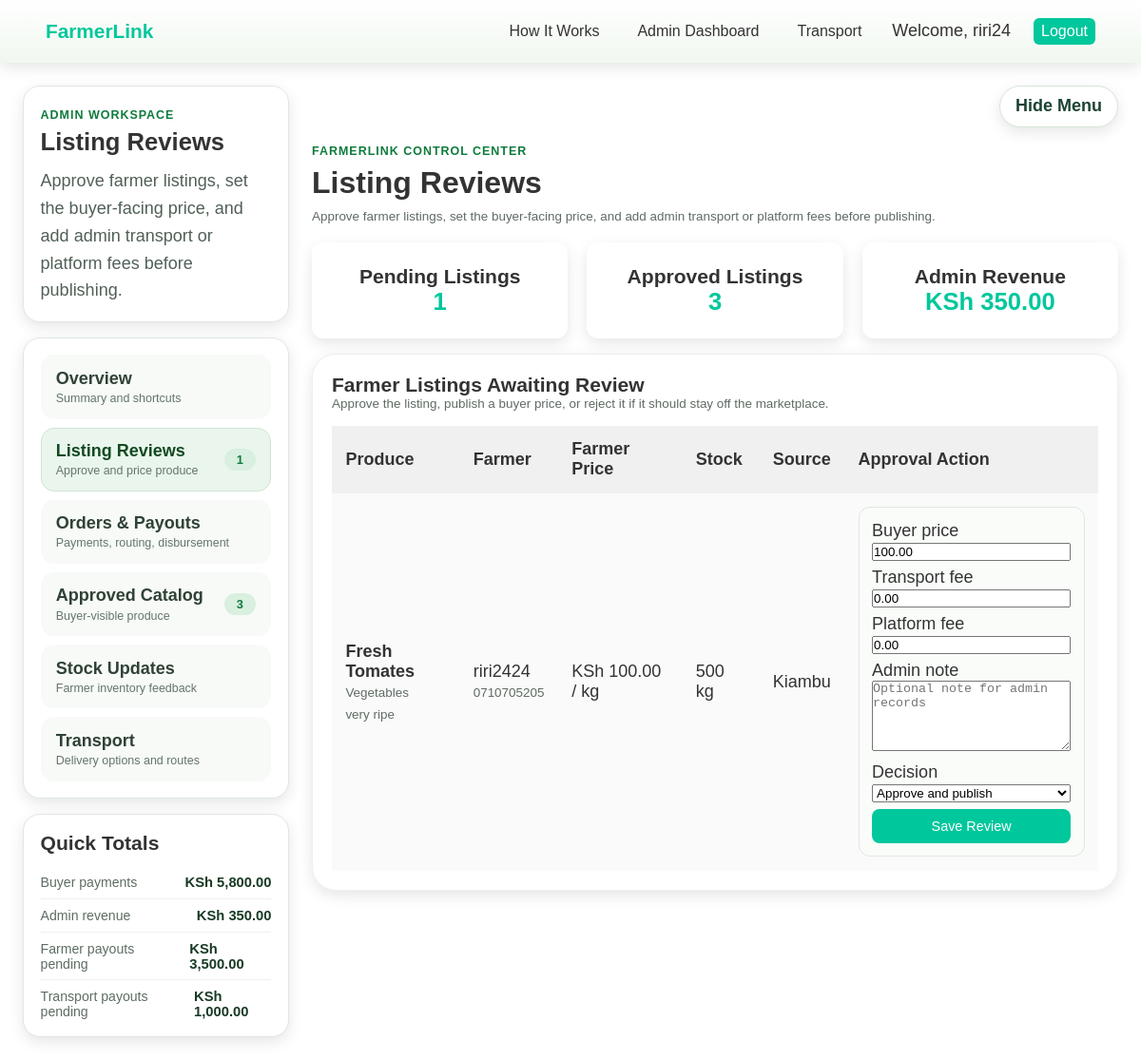
/admin-listings.php (signed in), run on the app's committed database.
### tables this page shows
CREATE TABLE `listings` (
  `listing_id` int(11) NOT NULL,
  `farmer_id` int(11) NOT NULL,
  `crop_name` varchar(100) NOT NULL,
  `category` varchar(50) NOT NULL,
  `price` decimal(10,2) NOT NULL,
  `approved_price` decimal(10,2) DEFAULT NULL,
  `admin_transport_fee` decimal(10,2) NOT NULL DEFAULT 0.00,
  `admin_platform_fee` decimal(10,2) NOT NULL DEFAULT 0.00,
  `unit` varchar(20) NOT NULL DEFAULT 'kg',
  `quantity` decimal(10,2) NOT NULL,
  `subcounty` varchar(255) NOT NULL,
  `description` text DEFAULT NULL,
  `delivery_available` tinyint(1) NOT NULL DEFAULT 0,
  `status` enum('active','sold_out') NOT NULL DEFAULT 'active',
  `approval_status` enum('pending','approved','rejected') NOT NULL DEFAULT 'pending',
  `approved_by` int(11) DEFAULT NULL,
  `approved_at` datetime DEFAULT NULL,
  `admin_notes` text DEFAULT NULL,
  `created_at` datetime NOT NULL DEFAULT current_timestamp()
);

CREATE TABLE `users` (
  `user_id` int(11) NOT NULL,
  `username` varchar(50) NOT NULL,
  `email` varchar(100) NOT NULL,
  `phone` varchar(20) DEFAULT NULL,
  `role` enum('farmer','buyer','admin') NOT NULL DEFAULT 'buyer',
  `county` varchar(80) NOT NULL DEFAULT 'Nairobi',
  `subcounty` varchar(100) DEFAULT NULL,
  `password` varchar(255) NOT NULL
);

### admin_shared.php (called while the page is built, shortened)
<?php
require_once 'marketplace_common.php';
function admin_fetch_marketplace_summary($db)
{
    $summary = array(
        'pending_listings' => 0,
        'approved_listings' => 0,
        'buyer_payments' => 0,
        'pending_farmer_payouts' => 0,
        'pending_transport_payouts' => 0,
        'admin_revenue' => 0
    );
    $listing_summary_result = mysqli_query(
        $db,
        "SELECT
            SUM(CASE WHEN approval_status = 'pending' THEN 1 ELSE 0 END) AS pending_listings,
            SUM(CASE WHEN approval_status = 'approved' THEN 1 ELSE 0 END) AS approved_listings
         FROM listings"
    );
    if ($listing_summary_result) {
        $summary = array_merge($summary, mysqli_fetch_assoc($listing_summary_result));
    }
    $payment_summary_result = mysqli_query(
        $db,
        "SELECT
            COALESCE(SUM(CASE WHEN payment_status = 'paid' THEN total ELSE 0 END), 0) AS buyer_payments,
            COALESCE(SUM(CASE WHEN payment_status = 'paid' THEN admin_markup_total + platform_fee ELSE 0 END), 0) AS admin_revenue,
            COALESCE(SUM(CASE WHEN payment_status = 'paid' AND farmer_payout_status = 'pending' THEN farmer_total ELSE 0 END), 0) AS pending_farmer_payouts,
            COALESCE(SUM(CASE WHEN payment_status = 'paid' AND transport_payout_status = 'pending' THEN transport_fee ELSE 0 END), 0) AS pending_transport_payouts
         FROM orders"
    );
    if ($payment_summary_result) {
        $summary = array_merge($summary, mysqli_fetch_assoc($payment_summary_result));
    }
    return $summary;
}
?>

### marketplace_common.php (called while the page is built, shortened)
<?php
function marketplace_h($value)
{
    return htmlspecialchars((string) $value, ENT_QUOTES, 'UTF-8');
}
function marketplace_money($value)
{
    return number_format((float) $value, 2);
}
function marketplace_quantity($value)
{
    return rtrim(rtrim(number_format((float) $value, 2, '.', ''), '0'), '.');
}
?>

### admin-listings.php (the view, shortened to what this page needs)
<?php
require_once 'admin_shared.php';
require_once 'admin_layout.php';
$db = marketplace_db();
$summary = admin_fetch_marketplace_summary($db);
$pending_listings_result = mysqli_query(
    $db,
    "SELECT l.listing_id, l.crop_name, l.category, l.price, l.approved_price, l.admin_transport_fee, l.admin_platform_fee,
            l.quantity, l.unit, l.subcounty, l.description, l.admin_notes, l.approval_status, l.created_at,
            u.username AS farmer_name, u.phone AS farmer_phone
     FROM listings l
     JOIN users u ON u.user_id = l.farmer_id
     WHERE l.approval_status = 'pending'
     ORDER BY l.created_at DESC"
);
?>
<section class="admin-summary admin-summary-tight">
  <div class="summary-card">
    <h3>Pending Listings</h3>
    <p><?php echo number_format((float) ($summary['pending_listings'] ?? 0)); ?></p>
  </div>
  <div class="summary-card">
    <h3>Approved Listings</h3>
    <p><?php echo number_format((float) ($summary['approved_listings'] ?? 0)); ?></p>
  </div>
  <div class="summary-card">
    <h3>Admin Revenue</h3>
    <p>KSh <?php echo marketplace_money($summary['admin_revenue'] ?? 0); ?></p>
  </div>
</section>
<section class="fl-section">
  <div class="section-head">
    <div>
      <h3>Farmer Listings Awaiting Review</h3>
      <p class="muted-note">Approve the listing, publish a buyer price, or reject it if it should stay off the marketplace.</p>
    </div>
  </div>
  <?php if (!$pending_listings_result || mysqli_num_rows($pending_listings_result) === 0) : ?>
    <p>No listings are waiting for review.</p>
  <?php else : ?>
    <div class="table-wrapper">
      <table class="fl-table">
        <tr>
          <th>Produce</th>
          <th>Farmer</th>
          <th>Farmer Price</th>
          <th>Stock</th>
          <th>Source</th>
          <th>Approval Action</th>
        </tr>
        <?php while ($listing = mysqli_fetch_assoc($pending_listings_result)) : ?>
          <tr>
            <td>
              <strong><?php echo marketplace_h($listing['crop_name']); ?></strong><br>
              <span class="muted-note"><?php echo marketplace_h($listing['category']); ?></span>
              <?php if (!empty($listing['description'])) : ?>
                <div class="muted-note" style="margin-top:0.4rem;"><?php echo marketplace_h($listing['description']); ?></div>
              <?php endif; ?>
            </td>
            <td>
              <?php echo marketplace_h($listing['farmer_name']); ?><br>
              <span class="muted-note"><?php echo marketplace_h($listing['farmer_phone']); ?></span>
            </td>
            <td>KSh <?php echo marketplace_money($listing['price']); ?> / <?php echo marketplace_h($listing['unit']); ?></td>
            <td><?php echo marketplace_quantity($listing['quantity']); ?> <?php echo marketplace_h($listing['unit']); ?></td>
            <td><?php echo marketplace_h($listing['subcounty']); ?></td>
            <td>
              <form method="post" class="inline-form">
                <label>
                  Buyer price
                  <input type="number" step="0.01" min="<?php echo marketplace_h($listing['price']); ?>" name="approved_price" value="<?php echo marketplace_h($listing['approved_price']); ?>" required>
                </label>
                <label>
                  Transport fee
                  <input type="number" step="0.01" min="0" name="transport_fee" value="<?php echo marketplace_h($listing['admin_transport_fee']); ?>" required>
                </label>
                <label>
                  Platform fee
                  <input type="number" step="0.01" min="0" name="platform_fee" value="<?php echo marketplace_h($listing['admin_platform_fee']); ?>" required>
                </label>
                <label>
                  Admin note
                  <textarea name="admin_notes" placeholder="Optional note for admin records"><?php echo marketplace_h($listing['admin_notes']); ?></textarea>
                </label>
                <label>
                  Decision
                  <select name="approval_action">
                    <option value="approve">Approve and publish</option>
                  </select>
                </label>
                <button type="submit" name="review_listing" class="btn-fl">Save Review</button>
              </form>
            </td>
          </tr>
        <?php endwhile; ?>
      </table>
    </div>
  <?php endif; ?>
</section>

### styles.css (style rules this page uses)
:root { --primary-color: #00c79c; --primary-hover: #009e7c; --paypal-color: #003087; --paypal-hover: #002366; --stripe-color: #635bff; --stripe-hover: #4a42e6; --text-color: #333; --text-light: #555; --divider-color: #ddd; --background: linear-gradient(rgba(20,20,40,0.7), rgba(40,40,80,0.6)), url('https://images.unsplash.com/photo-1506905925346-21bda4d32df4?ixlib=rb-4.0.3&auto=format&fit=crop&w=2070&q=80') center/cover fixed; --white: #ffffff; --shadow: 0 5px 15px rgba(0, 0, 0, 0.1); --border-radius: 12px; }
* { margin: 0; padding: 0; box-sizing: border-box; }
body { font-family: 'Poppins', sans-serif; background: var(--background); color: var(--text-color); min-height: 100vh; margin: 0; padding: 0; -webkit-font-smoothing: antialiased; -moz-osx-font-smoothing: grayscale; }
.admin-summary { display: grid; grid-template-columns: repeat(auto-fit, minmax(220px, 1fr)); gap: 20px; padding: 0 2rem; }
.summary-card { background: white; padding: 1.5rem; border-radius: 12px; box-shadow: var(--shadow); text-align: center; }
.summary-card p { font-size: 1.6rem; font-weight: 600; color: var(--primary-color); }
table { width: 100%; border-collapse: collapse; background: white; box-shadow: var(--shadow); border-radius: 10px; overflow: hidden; }
th, td { padding: 1rem; text-align: left; }
th { background: #f0f0f0; }
tr:nth-child(even) { background: #fafafa; }
body { font-size: 18px; }
:root { --fl-green: #2d6a2d; --fl-green-hover: #4a9e4a; --fl-green-light: #e8f5e9; --fl-gold: #e8a020; }
.btn-fl { display: inline-block; background: var(--fl-green); color: #fff; padding: 0.55rem 1.2rem; border-radius: 6px; border: none; font-size: 0.9rem; font-family: 'Poppins', sans-serif; cursor: pointer; text-decoration: none; transition: background 0.2s; }
.fl-section { padding: 2rem 5%; max-width: 1200px; margin: 0 auto; }

### dashboard.css (style rules this page uses)
.fl-section { background: #ffffff; padding: 1.25rem; border-radius: 25px; box-shadow: var(--shadow); border: 1px solid #edf1ed; margin: 1rem 0; }
.table-wrapper { width: 100%; overflow-x: auto; }
.fl-table { width: 100%; border-collapse: collapse; box-shadow: var(--shadow); border-radius: 20px; overflow: auto; table-layout: auto; }
.fl-table th, .fl-table td { padding: 0.9rem; text-align: left; }
.fl-table th { background: #f0f0f0; }
.fl-table tr:nth-child(even) { background: #fafafa; }
.btn-fl { background: var(--primary-color); color: var(--white); padding: 0.6rem 1rem; border-radius: 8px; border: none; cursor: pointer; }
.muted-note { color: #5f6b63; font-size: 0.84rem; }

### admin-dashboard.css (style rules this page uses)
.admin-page-body { background: #ffffff !important; color: #333; }
.admin-summary-tight { padding: 0; }
.inline-form { display: grid; gap: 0.45rem; padding: 0.85rem; border: 1px solid #dfe8df; border-radius: 12px; background: #f9fcf9; }
.inline-form input, .inline-form select, .inline-form textarea, .inline-form button { width: 100%; }
.inline-form textarea { min-height: 74px; resize: vertical; }
.section-head { display: flex; justify-content: space-between; align-items: center; gap: 1rem; margin-bottom: 1rem; flex-wrap: wrap; }

### data on the page
listings: crop_name "Fresh Tomates", category "Vegetables", description "very ripe", farmer.username "riri2424", farmer.phone "0710705205", price "100.00", unit "kg", quantity "500", subcounty "Kiambu", approved_price "100.00", transport_fee "0.00", platform_fee "0.00"

### other printed values
$_SESSION['username'] "riri24"
marketplace_h($title) "Listing Reviews"
marketplace_h($description) "Approve farmer listings, set the buyer-facing price, and add admin transport or platform fees before publishing."
marketplace_h($link['label']) "Overview"
marketplace_h($link['caption']) "Summary and shortcuts"
marketplace_h($link['label']) "Listing Reviews"
marketplace_h($link['caption']) "Approve and price produce"
marketplace_h($badge) "1"
marketplace_h($link['label']) "Orders & Payouts"
marketplace_h($link['caption']) "Payments, routing, disbursement"
marketplace_h($link['label']) "Approved Catalog"
marketplace_h($link['caption']) "Buyer-visible produce"
marketplace_h($badge) "3"
marketplace_h($link['label']) "Stock Updates"
marketplace_h($link['caption']) "Farmer inventory feedback"
